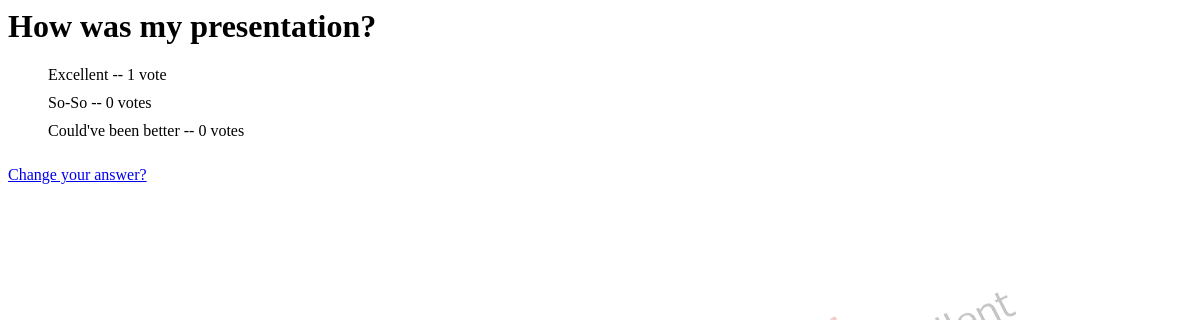
Before: /feedback/1/results/ with the older database file.
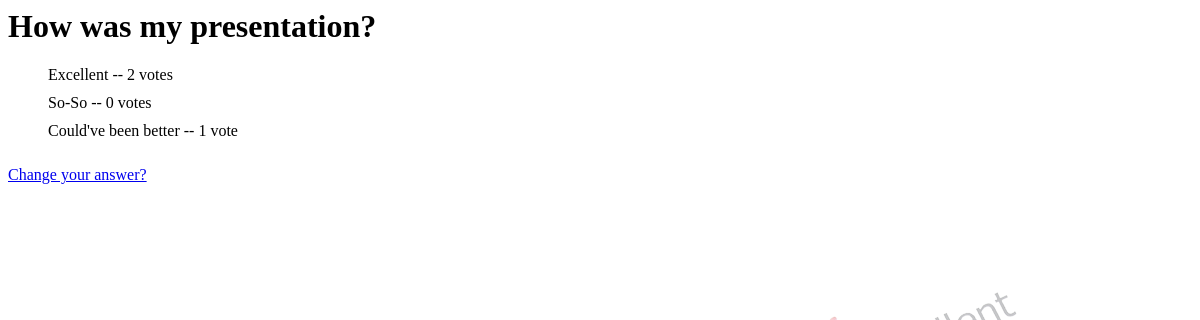
After: the same page with the newer database file.
### feedback/models.py (models this page shows, shortened)
@python_2_unicode_compatible
class Answer(models.Model):
    question = models.ForeignKey(Question, on_delete=models.CASCADE)
    answer_text = models.CharField(max_length=200)
    votes = models.IntegerField(default=0)

### feedback/views.py (the view)
# urls.py: url(r'^(?P<pk>[0-9]+)/results/$', views.ResultsView.as_view(), name='results'),
class ResultsView(generic.DetailView):
    model = Question
    template_name = 'feedback/results.html'

### feedback/templates/feedback/results.html
{% load staticfiles %}
<link rel="stylesheet" type="text/css" href="{% static 'feedback/style.css' %}" />
<h1>{{ question.question_text }}</h1>
<ul>
{% for answer in question.answer_set.all %}
    <li>{{ answer.answer_text }} -- {{ answer.votes }} vote{{ answer.votes|pluralize }}</li>
{% endfor %}
</ul>
<a href="{% url 'feedback:detail' question.id %}">Change your answer?</a>

Changed rows visible on the page:
changed Answer "Excellent": votes "1" → "2"
changed Answer "Could've been better": votes "0" → "1"
